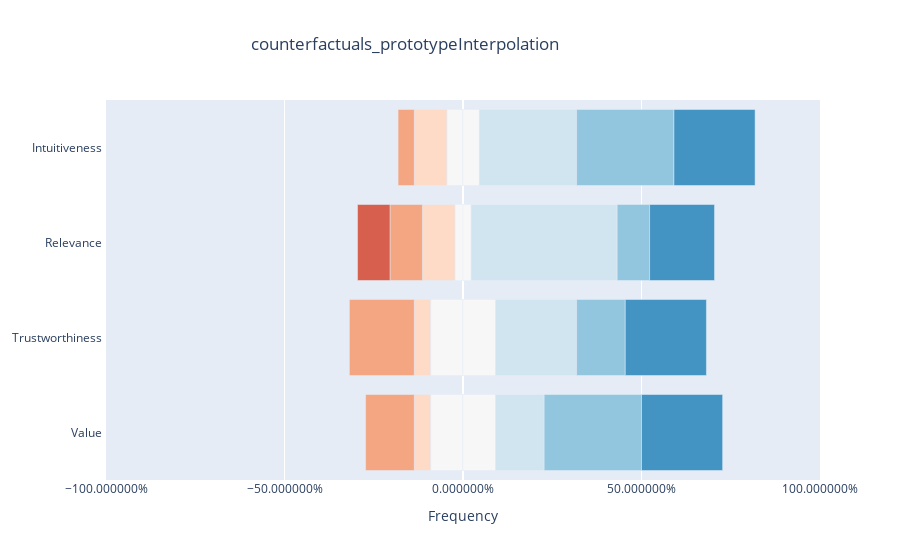
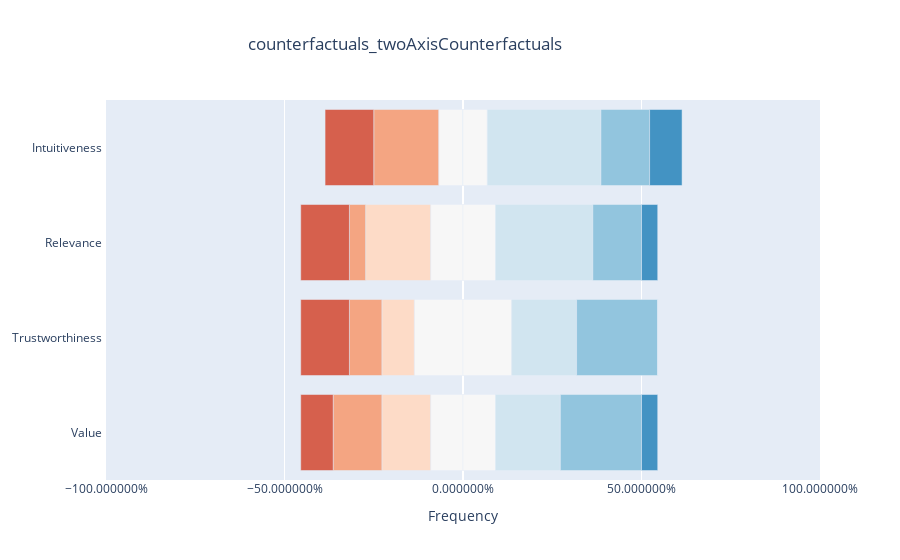
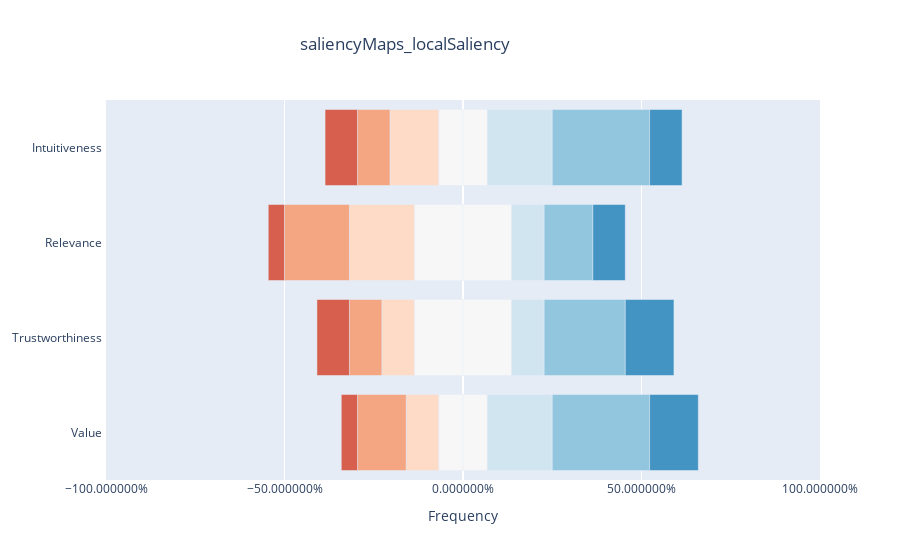
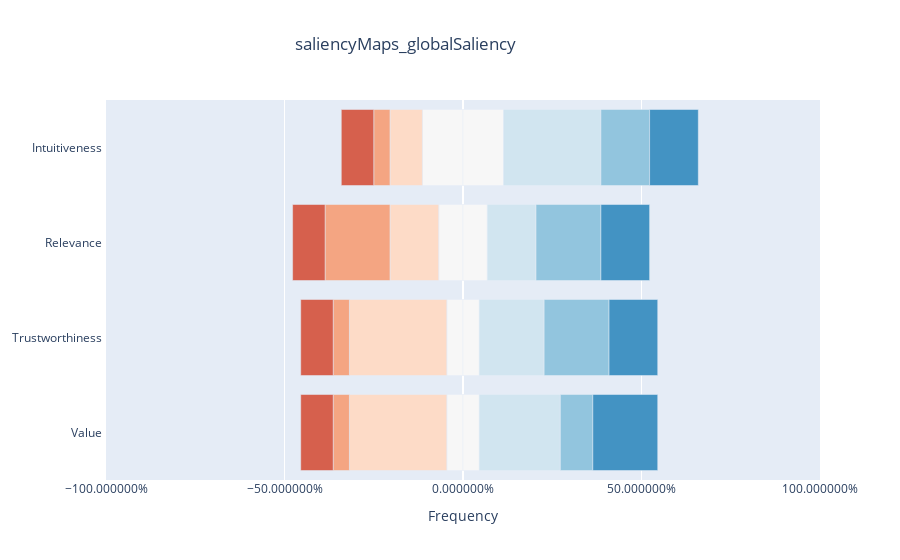

The notebook cell these images were saved under, in order:
### Code cell
def stackedBarChartDF(
    sub_df: pd.DataFrame,
    title: str,
    labels: list,
    palette,
    save_fig: bool = False,
    save_dir: str = "images",
):
    # throw out non-numeric data
    int_df = sub_df.select_dtypes(include="number")
    data = int_df.values

    # get the occurences in the respective column
    understandability = Counter(data[:, 0])
    usability = Counter(data[:, 1])
    value = Counter(data[:, 2])
    informativeness = Counter(data[:, 3])

    fig = go.Figure()  # type: ignore
    category_order = [
        "Strongly disagree",
        "Disagree",
        "Slightly disagree",
        "Neutral",
        "Slightly agree",
        "Agree",
        "Strongly agree",
    ]

    def add_bar_trace(num, x_format):
        num_order = [1, 2, 3, 4, 5, 6, 7]
        rating = num_order[num]
        counts = [
            understandability[rating],
            value[rating],
            informativeness[rating],
            usability[rating],
        ]
        total_count = sum(understandability.values())

        xvals = [x_format(count) / total_count for count in counts]

        fig.add_trace(
            go.Bar(
                x=xvals,
                y=labels,
                orientation="h",
                name=category_order[num],
                # customdata=xvals,
                # hovertemplate = "%{y}: %{customdata}",
                width=0.8,
                marker_color=palette[num],
            ) # type: ignore
        )  

    # negative side
    add_bar_trace(3, lambda x: x * -0.5)
    for num in reversed(range(0, 3)):
        add_bar_trace(num, lambda x: x * -1)

    # positive side
    add_bar_trace(3, lambda x: x * 0.5)
    for num in range(4, 7):
        add_bar_trace(num, lambda x: x)

    fig.update_layout(
        barmode="relative",
        yaxis_autorange="reversed",
        legend_y=0.5,
        title=title,
        title_x=0.45,
        xaxis={"tick0": 0, "title": "Frequency", "tickformat": "%", "range": [-1, 1]},
        showlegend=False,
    )
    fig.show()

    if save_fig:
        if not os.path.exists(save_dir):
            os.mkdir(save_dir)

        fig.write_image(f"{save_dir}/{name}.png")


# boxPlotDF(trust_df,"Trust Based Methods")

labels = ["Intuitiveness ", "Relevance ", "Trustworthiness ", "Value "]
palette = [plotly.colors.diverging.RdBu[n] for n in [2, 3, 4, 5, 6, 7, 8]]  # type: ignore

for name, df in dfs.items():
    stackedBarChartDF(
        df,
        name,
        labels,
        palette,
        save_fig=True,
        save_dir=os.path.splitext(results_filepath)[0],
    )

### Figure 1 — Plotly figure (JSON) as saved in the notebook; plotly's stock layout.template omitted (floating-point values rounded to 4 significant figures)
{"data": [{"marker": {"color": "rgb(247,247,247)"}, "name": "Neutral", "orientation": "h", "type": "bar", "width": 0.8, "x": [-0.04545, -0.02273, -0.09091, -0.09091], "y": ["Intuitiveness ", "Relevance ", "Trustworthiness ", "Value "]}, {"marker": {"color": "rgb(253,219,199)"}, "name": "Slightly disagree", "orientation": "h", "type": "bar", "width": 0.8, "x": [-0.09091, -0.09091, -0.04545, -0.04545], "y": ["Intuitiveness ", "Relevance ", "Trustworthiness ", "Value "]}, {"marker": {"color": "rgb(244,165,130)"}, "name": "Disagree", "orientation": "h", "type": "bar", "width": 0.8, "x": [-0.04545, -0.09091, -0.1818, -0.1364], "y": ["Intuitiveness ", "Relevance ", "Trustworthiness ", "Value "]}, {"marker": {"color": "rgb(214,96,77)"}, "name": "Strongly disagree", "orientation": "h", "type": "bar", "width": 0.8, "x": [0, -0.09091, 0, 0], "y": ["Intuitiveness ", "Relevance ", "Trustworthiness ", "Value "]}, {"marker": {"color": "rgb(247,247,247)"}, "name": "Neutral", "orientation": "h", "type": "bar", "width": 0.8, "x": [0.04545, 0.02273, 0.09091, 0.09091], "y": ["Intuitiveness ", "Relevance ", "Trustworthiness ", "Value "]}, {"marker": {"color": "rgb(209,229,240)"}, "name": "Slightly agree", "orientation": "h", "type": "bar", "width": 0.8, "x": [0.2727, 0.4091, 0.2273, 0.1364], "y": ["Intuitiveness ", "Relevance ", "Trustworthiness ", "Value "]}, {"marker": {"color": "rgb(146,197,222)"}, "name": "Agree", "orientation": "h", "type": "bar", "width": 0.8, "x": [0.2727, 0.09091, 0.1364, 0.2727], "y": ["Intuitiveness ", "Relevance ", "Trustworthiness ", "Value "]}, {"marker": {"color": "rgb(67,147,195)"}, "name": "Strongly agree", "orientation": "h", "type": "bar", "width": 0.8, "x": [0.2273, 0.1818, 0.2273, 0.2273], "y": ["Intuitiveness ", "Relevance ", "Trustworthiness ", "Value "]}], "layout": {"barmode": "relative", "legend": {"y": 0.5}, "showlegend": false, "title": {"text": "counterfactuals_prototypeInterpolation", "x": 0.45}, "xaxis": {"range": [-1, 1], "tick0": 0, "tickformat": "%", "title": {"text": "Frequency"}}, "yaxis": {"autorange": "reversed"}}}

### Figure 2 — Plotly figure (JSON) as saved in the notebook; plotly's stock layout.template omitted (floating-point values rounded to 4 significant figures)
{"data": [{"marker": {"color": "rgb(247,247,247)"}, "name": "Neutral", "orientation": "h", "type": "bar", "width": 0.8, "x": [-0.06818, -0.09091, -0.1364, -0.09091], "y": ["Intuitiveness ", "Relevance ", "Trustworthiness ", "Value "]}, {"marker": {"color": "rgb(253,219,199)"}, "name": "Slightly disagree", "orientation": "h", "type": "bar", "width": 0.8, "x": [0, -0.1818, -0.09091, -0.1364], "y": ["Intuitiveness ", "Relevance ", "Trustworthiness ", "Value "]}, {"marker": {"color": "rgb(244,165,130)"}, "name": "Disagree", "orientation": "h", "type": "bar", "width": 0.8, "x": [-0.1818, -0.04545, -0.09091, -0.1364], "y": ["Intuitiveness ", "Relevance ", "Trustworthiness ", "Value "]}, {"marker": {"color": "rgb(214,96,77)"}, "name": "Strongly disagree", "orientation": "h", "type": "bar", "width": 0.8, "x": [-0.1364, -0.1364, -0.1364, -0.09091], "y": ["Intuitiveness ", "Relevance ", "Trustworthiness ", "Value "]}, {"marker": {"color": "rgb(247,247,247)"}, "name": "Neutral", "orientation": "h", "type": "bar", "width": 0.8, "x": [0.06818, 0.09091, 0.1364, 0.09091], "y": ["Intuitiveness ", "Relevance ", "Trustworthiness ", "Value "]}, {"marker": {"color": "rgb(209,229,240)"}, "name": "Slightly agree", "orientation": "h", "type": "bar", "width": 0.8, "x": [0.3182, 0.2727, 0.1818, 0.1818], "y": ["Intuitiveness ", "Relevance ", "Trustworthiness ", "Value "]}, {"marker": {"color": "rgb(146,197,222)"}, "name": "Agree", "orientation": "h", "type": "bar", "width": 0.8, "x": [0.1364, 0.1364, 0.2273, 0.2273], "y": ["Intuitiveness ", "Relevance ", "Trustworthiness ", "Value "]}, {"marker": {"color": "rgb(67,147,195)"}, "name": "Strongly agree", "orientation": "h", "type": "bar", "width": 0.8, "x": [0.09091, 0.04545, 0, 0.04545], "y": ["Intuitiveness ", "Relevance ", "Trustworthiness ", "Value "]}], "layout": {"barmode": "relative", "legend": {"y": 0.5}, "showlegend": false, "title": {"text": "counterfactuals_twoAxisCounterfactuals", "x": 0.45}, "xaxis": {"range": [-1, 1], "tick0": 0, "tickformat": "%", "title": {"text": "Frequency"}}, "yaxis": {"autorange": "reversed"}}}

### Figure 3 — Plotly figure (JSON) as saved in the notebook; plotly's stock layout.template omitted (floating-point values rounded to 4 significant figures)
{"data": [{"marker": {"color": "rgb(247,247,247)"}, "name": "Neutral", "orientation": "h", "type": "bar", "width": 0.8, "x": [-0.06818, -0.1364, -0.1364, -0.06818], "y": ["Intuitiveness ", "Relevance ", "Trustworthiness ", "Value "]}, {"marker": {"color": "rgb(253,219,199)"}, "name": "Slightly disagree", "orientation": "h", "type": "bar", "width": 0.8, "x": [-0.1364, -0.1818, -0.09091, -0.09091], "y": ["Intuitiveness ", "Relevance ", "Trustworthiness ", "Value "]}, {"marker": {"color": "rgb(244,165,130)"}, "name": "Disagree", "orientation": "h", "type": "bar", "width": 0.8, "x": [-0.09091, -0.1818, -0.09091, -0.1364], "y": ["Intuitiveness ", "Relevance ", "Trustworthiness ", "Value "]}, {"marker": {"color": "rgb(214,96,77)"}, "name": "Strongly disagree", "orientation": "h", "type": "bar", "width": 0.8, "x": [-0.09091, -0.04545, -0.09091, -0.04545], "y": ["Intuitiveness ", "Relevance ", "Trustworthiness ", "Value "]}, {"marker": {"color": "rgb(247,247,247)"}, "name": "Neutral", "orientation": "h", "type": "bar", "width": 0.8, "x": [0.06818, 0.1364, 0.1364, 0.06818], "y": ["Intuitiveness ", "Relevance ", "Trustworthiness ", "Value "]}, {"marker": {"color": "rgb(209,229,240)"}, "name": "Slightly agree", "orientation": "h", "type": "bar", "width": 0.8, "x": [0.1818, 0.09091, 0.09091, 0.1818], "y": ["Intuitiveness ", "Relevance ", "Trustworthiness ", "Value "]}, {"marker": {"color": "rgb(146,197,222)"}, "name": "Agree", "orientation": "h", "type": "bar", "width": 0.8, "x": [0.2727, 0.1364, 0.2273, 0.2727], "y": ["Intuitiveness ", "Relevance ", "Trustworthiness ", "Value "]}, {"marker": {"color": "rgb(67,147,195)"}, "name": "Strongly agree", "orientation": "h", "type": "bar", "width": 0.8, "x": [0.09091, 0.09091, 0.1364, 0.1364], "y": ["Intuitiveness ", "Relevance ", "Trustworthiness ", "Value "]}], "layout": {"barmode": "relative", "legend": {"y": 0.5}, "showlegend": false, "title": {"text": "saliencyMaps_localSaliency", "x": 0.45}, "xaxis": {"range": [-1, 1], "tick0": 0, "tickformat": "%", "title": {"text": "Frequency"}}, "yaxis": {"autorange": "reversed"}}}

### Figure 4 — Plotly figure (JSON) as saved in the notebook; plotly's stock layout.template omitted (floating-point values rounded to 4 significant figures)
{"data": [{"marker": {"color": "rgb(247,247,247)"}, "name": "Neutral", "orientation": "h", "type": "bar", "width": 0.8, "x": [-0.1136, -0.06818, -0.04545, -0.04545], "y": ["Intuitiveness ", "Relevance ", "Trustworthiness ", "Value "]}, {"marker": {"color": "rgb(253,219,199)"}, "name": "Slightly disagree", "orientation": "h", "type": "bar", "width": 0.8, "x": [-0.09091, -0.1364, -0.2727, -0.2727], "y": ["Intuitiveness ", "Relevance ", "Trustworthiness ", "Value "]}, {"marker": {"color": "rgb(244,165,130)"}, "name": "Disagree", "orientation": "h", "type": "bar", "width": 0.8, "x": [-0.04545, -0.1818, -0.04545, -0.04545], "y": ["Intuitiveness ", "Relevance ", "Trustworthiness ", "Value "]}, {"marker": {"color": "rgb(214,96,77)"}, "name": "Strongly disagree", "orientation": "h", "type": "bar", "width": 0.8, "x": [-0.09091, -0.09091, -0.09091, -0.09091], "y": ["Intuitiveness ", "Relevance ", "Trustworthiness ", "Value "]}, {"marker": {"color": "rgb(247,247,247)"}, "name": "Neutral", "orientation": "h", "type": "bar", "width": 0.8, "x": [0.1136, 0.06818, 0.04545, 0.04545], "y": ["Intuitiveness ", "Relevance ", "Trustworthiness ", "Value "]}, {"marker": {"color": "rgb(209,229,240)"}, "name": "Slightly agree", "orientation": "h", "type": "bar", "width": 0.8, "x": [0.2727, 0.1364, 0.1818, 0.2273], "y": ["Intuitiveness ", "Relevance ", "Trustworthiness ", "Value "]}, {"marker": {"color": "rgb(146,197,222)"}, "name": "Agree", "orientation": "h", "type": "bar", "width": 0.8, "x": [0.1364, 0.1818, 0.1818, 0.09091], "y": ["Intuitiveness ", "Relevance ", "Trustworthiness ", "Value "]}, {"marker": {"color": "rgb(67,147,195)"}, "name": "Strongly agree", "orientation": "h", "type": "bar", "width": 0.8, "x": [0.1364, 0.1364, 0.1364, 0.1818], "y": ["Intuitiveness ", "Relevance ", "Trustworthiness ", "Value "]}], "layout": {"barmode": "relative", "legend": {"y": 0.5}, "showlegend": false, "title": {"text": "saliencyMaps_globalSaliency", "x": 0.45}, "xaxis": {"range": [-1, 1], "tick0": 0, "tickformat": "%", "title": {"text": "Frequency"}}, "yaxis": {"autorange": "reversed"}}}
